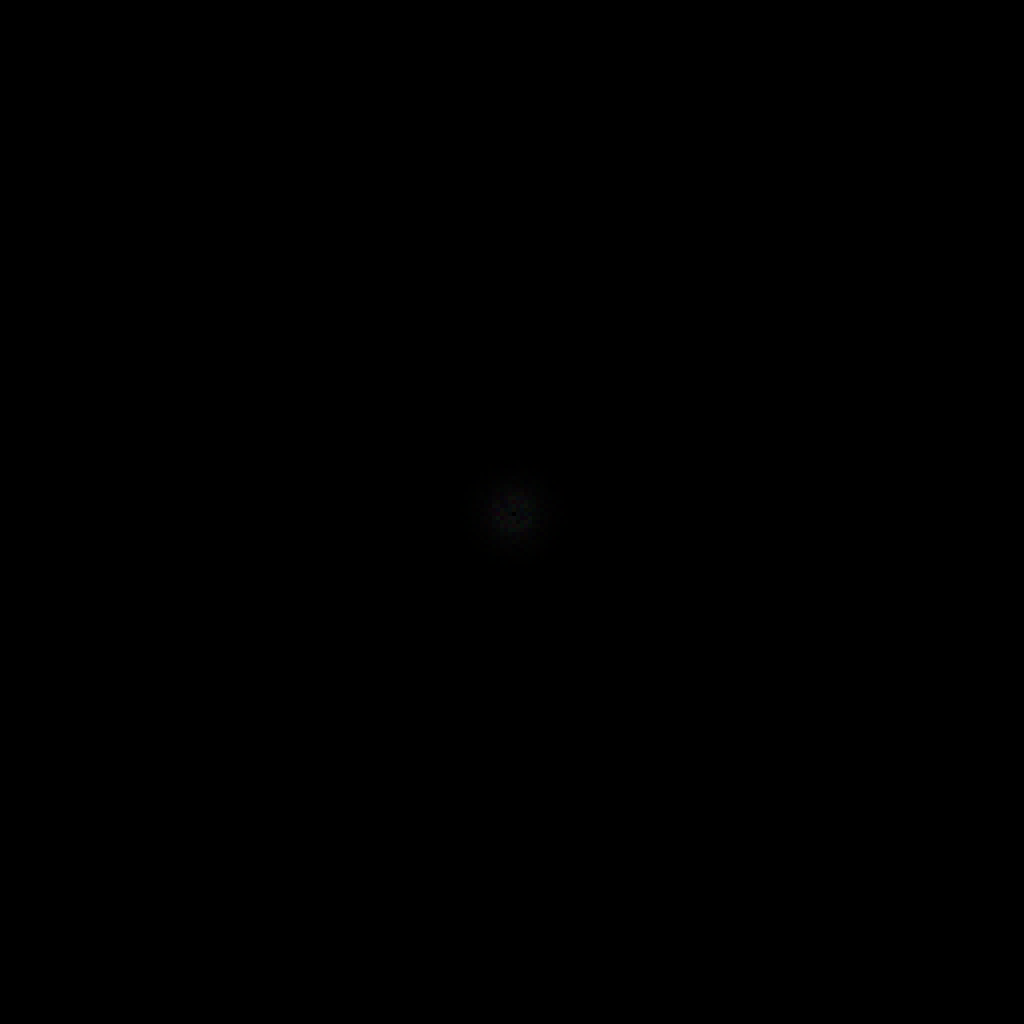
Frame 1 (no input)
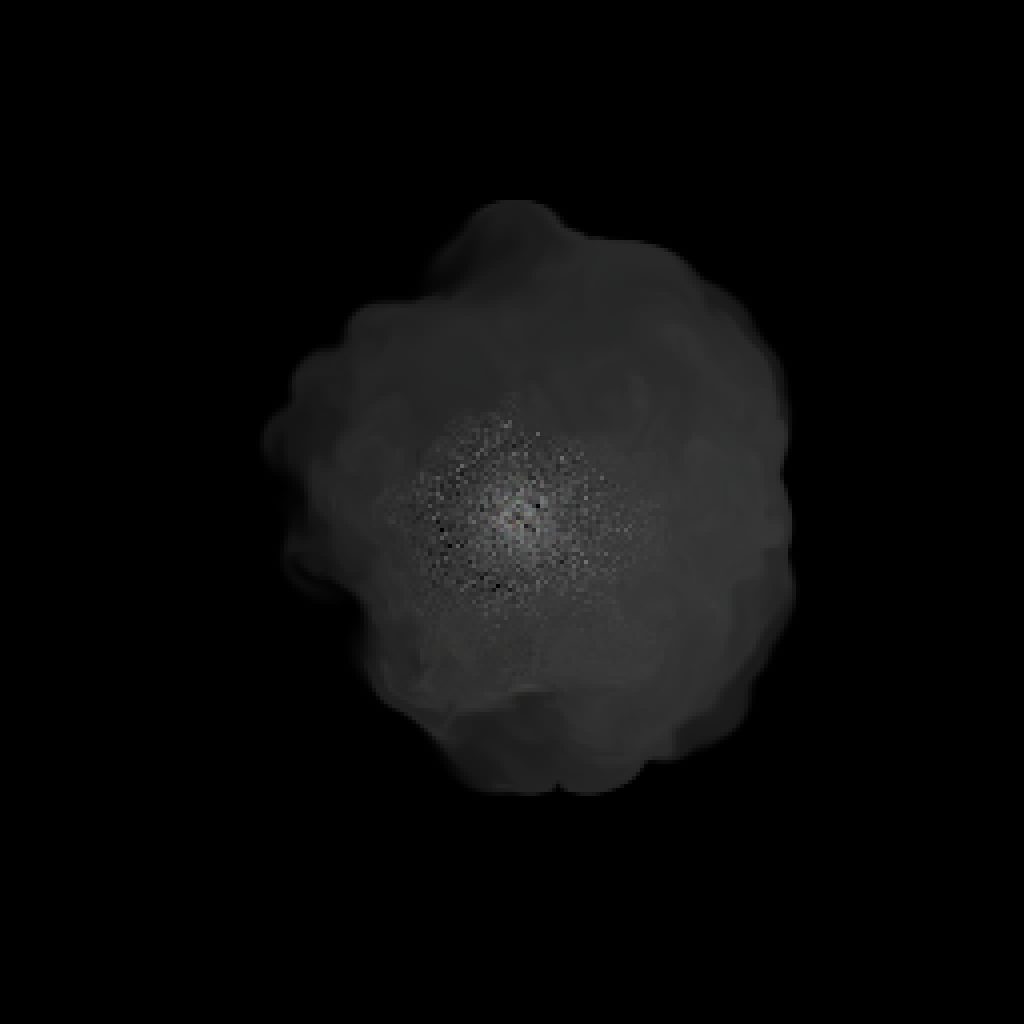
Frame 60 (the mouse pressed at the canvas centre just before this capture)
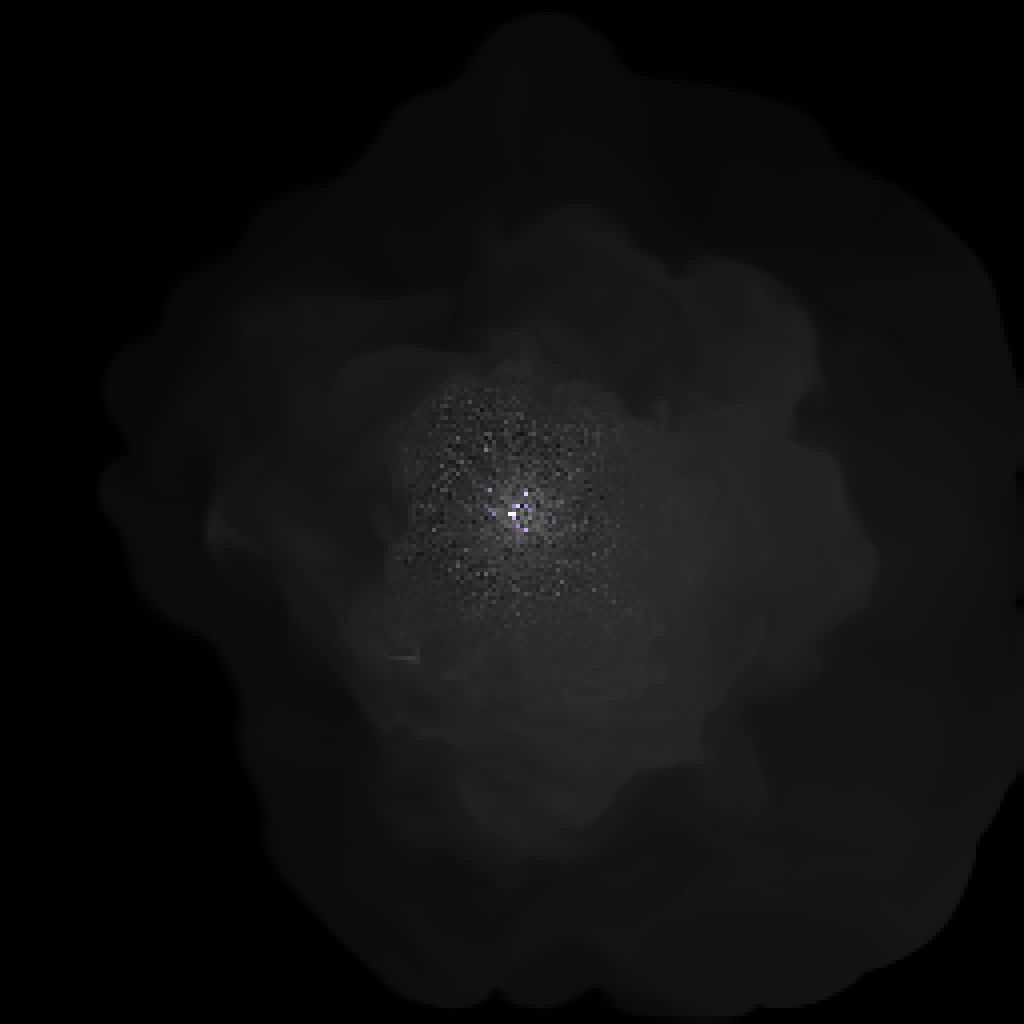
Frame 120 (the mouse held since frame 60 and released just before this capture)

The Processing sketch that drew these frames (run headless with seeded random() and noise(); from frame 60 on, the mouse is pressed at the canvas centre):

// Processing sketch: fluid_simulation_processing_java
// ── fluid_simulation_processing_java.pde
final int N = 256;
final int scale = 4;
final int iterations = 4;

Fluid2d fluid2;
Fluid3d fluid3;

final int dim = 2;

void settings() {
  size(N * scale, N * scale);
}

void setup() {
  if (dim == 2) {
    fluid2 = new Fluid2d(N, .000, 0., .1);
    fluid2.max = 1000000;
  }
  else fluid3 = new Fluid3d(N, .000, 0., .1);
}

Float lastX = null, lastY = null;
void mouseDragged() {
  if (true) {
    float r = noise(mouseX / scale, mouseY / scale, millis() / 100.);
    float g = noise(mouseX / scale + N, mouseY / scale, millis() / 100.);
    float b = noise(mouseX / scale + 2 * N, mouseY / scale, millis() / 100.);
    //System.out.println("("+r+","+g+","+b+")");
    if (dim == 2) fluid2.AddDensity(mouseX / scale, mouseY / scale, 1000 * r, 1000 * g, 1000 * b);
    else fluid3.AddDensity(mouseX / scale, mouseY / scale, N / 2, 1000 * r, 1000 * g, 1000 * b);
  }
  if (lastX != null) {
    float dx = (mouseX - lastX) / scale;
    float dy = (mouseY - lastY) / scale;
    //System.out.println("Offset (" + dx + "," + dy + ")");
    if (dim == 2) fluid2.AddVelocity(mouseX / scale, mouseY / scale, dx, dy);
    else fluid3.AddVelocity(mouseX / scale, mouseY / scale, N / 2, dx, dy, 0);
  }
  lastX = new Float(mouseX);
  lastY = new Float(mouseY);
}

final float r = 4;
final int R = 16;
final float S = .125;
void draw() {
  if (mousePressed) {
    float r = noise(mouseX / scale, mouseY / scale, millis() / 100.);
    float g = noise(mouseX / scale + N, mouseY / scale, millis() / 100.);
    float b = noise(mouseX / scale + 2 * N, mouseY / scale, millis() / 100.);
    //System.out.println("("+r+","+g+","+b+")");
    if (dim == 2) fluid2.AddDensity(mouseX / scale, mouseY / scale, 1000 * r, 1000 * g, 1000 * b);
    else fluid3.AddDensity(mouseX / scale, mouseY / scale, N / 2, 1000 * r, 1000 * g, 1000 * b);
  }
  for (int i = N / 2 - R; i <= N / 2 + R; i++)
    for (int j = N / 2 - R; j <= N / 2 + R; j++) {
      int x = i - N / 2;
      int y = j - N / 2;
      int m2 = x * x + y * y;
      if(m2 > R * R) continue;
      float m = sqrt(m2);
      float s = m2 == 0 ? 0 : S / max(r, m);
      if (dim == 2) {
        float r = noise(i, j, millis() / 100.);
        float g = noise(i + N, j, millis() / 100.);
        float b = noise(i + 2 * N, j, millis() / 100.);
        float d = 1024 * (s - S / R);
        fluid2.AddDensity(i, j, d * r, d * g, d * b);
        float dx = noise(i - 2 * N, j, millis() / 100.) - .46875;
        float dy = noise(i - N, j, millis() / 100.) - .46875;
        float D = 8;
        //s = 0;
        fluid2.AddVelocity(i, j, dx * D + s * x, dy * D + s * y);
      }
      else {
        //for (int k = N / 2 - R; k <= N / + R; k++) {
          float r = noise(i, j, millis() / 100.);
          float g = noise(i + N, j, millis() / 100.);
          float b = noise(i + 2 * N, j, millis() / 100.);
          fluid3.AddDensity(i, j, N / 2, 1000 * r, 1000 * g, 1000 * b);
        //}
      }
    }
  background(0);
  if (dim == 2) {
    fluid2.render(scale);
    fluid2.Step();
  } else {
    fluid3.render(scale);
    fluid3.Step();
  }
}

// ── Cube.pde
class Rect {
  
  public final int w, h;
  
  Rect(int N) {
    w = h = N;
  }
  
  Rect(int _w, int _h) {
    w = _w;
    h = _h;
  }
  
  int index(int x, int y) {
    if(x < 0) x = 0;
    if(y < 0) y = 0;
    if(x > w - 1) x = w - 1;
    if(y > h - 1) y = h - 1;
    return x + y * w;
  }
}

class Square extends Rect {
  
  public final int N;
  
  Square(int _N) {
    super(_N);
    N = _N;
  }
}

class Prism {
  
  public final int w, h, t;
  
  Prism(int N) {
    w = h = t = N;
  }
  
  Prism(int _w, int _h, int _t) {
    w = _w;
    h = _h;
    t = _t;
  }
  
  int index(int x, int y, int z) {
    if(x < 0) x = 0;
    if(y < 0) y = 0;
    if(z < 0) z = 0;
    if(x > w - 1) x = w - 1;
    if(y > h - 1) y = h - 1;
    if(z > t - 1) z = t - 1;
    return x + y * w + z * w * h;
  }
}

class Cube extends Prism {
  
  public final int N;
  
  Cube(int _N) {
    super(_N);
    N = _N;
  }
}

// ── Fluid2d.pde
class Fluid2d extends Square {
  int size;
  float dt;
  float diff;
  float visc;

  float[] s;
  float[] densityR;
  float[] densityG;
  float[] densityB;

  float[] Vx;
  float[] Vy;

  float[] Vx0;
  float[] Vy0;

  public float max;

  Fluid2d(int N, float diffusion, float viscosity, float _dt) {
    super(N);

    size = N;
    dt = _dt;
    diff = diffusion;
    visc = viscosity;

    s = new float[N * N/* * N*/];
    densityR = new float[N * N/* * N*/];
    densityG = new float[N * N/* * N*/];
    densityB = new float[N * N/* * N*/];

    Vx = new float[N * N/* * N*/];
    Vy = new float[N * N/* * N*/];

    Vx0 = new float[N * N/* * N*/];
    Vy0 = new float[N * N/* * N*/];

    max = 0;
  }

  void AddDensity(int x, int y, float amountR, float amountG, float amountB)
  {
    if (x >= N || y >= N) {
      System.out.println("AddDensity out of bounds");
      return;
    }
    int i = index(x, y);

    densityR[i] += amountR;
    densityG[i] += amountG;
    densityB[i] += amountB;
  }

  void AddDensity(int x, int y, float amount)
  {
    if (x >= N || y >= N) {
      System.out.println("AddDensity out of bounds");
      return;
    }
    int i = index(x, y);

    densityR[i] += amount;
    densityG[i] += amount;
    densityB[i] += amount;
  }

  void AddVelocity(int x, int y, float amountX, float amountY)
  {
    if (x >= N || y >= N) {
      System.out.println("AddVelocity out of bounds");
      return;
    }
    int i = index(x, y);

    Vx[i] += amountX;
    Vy[i] += amountY;
  }

  void lin_solve(int b, float[] x, float[] x0, float a, float c)
  {
    float cRecip = 1.0 / c;
    for (int k = 0; k < iterations; k++) {
      for (int j = 1; j < N - 1; j++) {
        for (int i = 1; i < N - 1; i++) {
          x[index(i, j/*, m*/)] =
            (x0[index(i, j/*, m*/)]
            + a*(    x[index(i+1, j  /*, m  */)]
            +x[index(i-1, j  /*, m  */)]
            +x[index(i, j+1/*, m  */)]
            +x[index(i, j-1/*, m  */)]
            +x[index(i, j  /*, m+1*/)]
            +x[index(i, j  /*, m-1*/)]
            )) * cRecip;
        }
      }
      set_bnd(b, x);
    }
  }

  float total(float[] x)
  {
    float total = 0;
    for (int j = 1; j < N - 1; j++)
      for (int i = 1; i < N - 1; i++)
        total += x[index(i, j)];
    return total;
  }

  void set_bnd(int b, float[] x)
  {
    for (int i = 1; i < N - 1; i++) {
      x[index(i, 0  /*, k*/)] = b == 2 ? -x[index(i, 1  /*, k*/)] : x[index(i, 1  /*, k*/)];
      x[index(i, N-1/*, k*/)] = b == 2 ? -x[index(i, N-2/*, k*/)] : x[index(i, N-2/*, k*/)];
    }
    for (int j = 1; j < N - 1; j++) {
      x[index(0, j/*, k*/)] = b == 1 ? -x[index(1, j/*, k*/)] : x[index(1, j/*, k*/)];
      x[index(N-1, j/*, k*/)] = b == 1 ? -x[index(N-2, j/*, k*/)] : x[index(N-2, j/*, k*/)];
    }

    x[index(0, 0/*, 0*/)]       = 0.33f * (x[index(1, 0/*, 0*/)]
      + x[index(0, 1/*, 0*/)]
      + x[index(0, 0/*, 1*/)]);
    x[index(0, N-1/*, 0*/)]     = 0.33f * (x[index(1, N-1/*, 0*/)]
      + x[index(0, N-2/*, 0*/)]
      + x[index(0, N-1/*, 1*/)]);
    x[index(N-1, 0/*, 0*/)]     = 0.33f * (x[index(N-2, 0/*, 0*/)]
      + x[index(N-1, 1/*, 0*/)]
      + x[index(N-1, 0/*, 1*/)]);
    x[index(N-1, N-1/*, 0*/)]   = 0.33f * (x[index(N-2, N-1/*, 0*/)]
      + x[index(N-1, N-2/*, 0*/)]
      + x[index(N-1, N-1/*, 1*/)]);
  }

  void diffuse (int b, float[] x, float[] x0, float diff)
  {
    float a = dt * diff * (N - 2) * (N - 2);
    lin_solve(b, x, x0, a, 1 + 6 * a);
  }

  void project(float[] velocX, float[] velocY/*, float[] velocZ*/, float[] p, float[] div)
  {
    //for (int k = 1; k < N - 1; k++) {
    for (int j = 1; j < N - 1; j++) {
      for (int i = 1; i < N - 1; i++) {
        div[index(i, j/*, k*/)] = -0.5f*(
          velocX[index(i+1, j  /*, k  */)]
          -velocX[index(i-1, j  /*, k  */)]
          +velocY[index(i, j+1/*, k  */)]
          -velocY[index(i, j-1/*, k  */)]
          )/N;
        p[index(i, j/*, k*/)] = 0;
      }
    }
    //}
    set_bnd(0, div); 
    set_bnd(0, p);
    lin_solve(0, p, div, 1, 6);

    for (int j = 1; j < N - 1; j++) {
      for (int i = 1; i < N - 1; i++) {
        velocX[index(i, j/*, k*/)] -= 0.5f * (  p[index(i+1, j/*, k*/)]
          -p[index(i-1, j/*, k*/)]) * N;
        velocY[index(i, j/*, k*/)] -= 0.5f * (  p[index(i, j+1/*, k*/)]
          -p[index(i, j-1/*, k*/)]) * N;
        //velocZ[index(i, j/*, k*/)] -= 0.5f * (  p[index(i, j/*, k+1*/)]
        //                                -p[index(i, j/*, k-1*/)]) * N;
      }
    }
    set_bnd(1, velocX);
    set_bnd(2, velocY);
    //set_bnd(3, velocZ);
  }

  void advect(int b, float[] d, float[] d0, float[] velocX, float[] velocY/*, float[] velocZ*/)
  {
    float i0, i1, j0, j1;//, k0, k1;

    float dtx = dt * (N - 2);
    float dty = dt * (N - 2);
    //float dtz = dt * (N - 2);

    float s0, s1, t0, t1;//, u0, u1;
    float tmp1, tmp2/*, tmp3*/, x, y;//, z;

    float Nfloat = N;
    float ifloat, jfloat;//, kfloat;
    int i, j;//, k;

    //for(k = 1, kfloat = 1; k < N - 1; k++, kfloat++) {
    for (j = 1, jfloat = 1; j < N - 1; j++, jfloat++) { 
      for (i = 1, ifloat = 1; i < N - 1; i++, ifloat++) {
        tmp1 = dtx * velocX[index(i, j/*, k*/)];
        tmp2 = dty * velocY[index(i, j/*, k*/)];
        //tmp3 = dtz * velocZ[index(i, j/*, k*/)];
        x    = ifloat - tmp1; 
        y    = jfloat - tmp2;
        //z    = kfloat - tmp3;

        if (x < 0.5f) x = 0.5f; 
        if (x > Nfloat - 0.5f) x = Nfloat - 0.5f; 
        i0 = floor(x); 
        i1 = i0 + 1.0f;
        if (y < 0.5f) y = 0.5f; 
        if (y > Nfloat - 0.5f) y = Nfloat - 0.5f; 
        j0 = floor(y);
        j1 = j0 + 1.0f; 
        //if(z < 0.5f) z = 0.5f;
        //if(z > Nfloat + 0.5f) z = Nfloat + 0.5f;
        //k0 = floorf(z);
        //k1 = k0 + 1.0f;

        s1 = x - i0; 
        s0 = 1.0f - s1; 
        t1 = y - j0; 
        t0 = 1.0f - t1;
        //u1 = z - k0;
        //u0 = 1.0f - u1;

        int i0i = (int) i0;
        int i1i = (int) i1;
        int j0i = (int) j0;
        int j1i = (int) j1;
        //int k0i = (int) k0;
        //int k1i = (int) k1;

        d[index(i, j/*, k*/)] = 

        /*
                      s0 * ( t0 * (u0 * d0[index(i0i, j0i, k0i)]
         +u1 * d0[index(i0i, j0i, k1i)])
         +( t1 * (u0 * d0[index(i0i, j1i, k0i)]
         +u1 * d0[index(i0i, j1i, k1i)])))
         +s1 * ( t0 * (u0 * d0[index(i1i, j0i, k0i)]
         +u1 * d0[index(i1i, j0i, k1i)])
         +( t1 * (u0 * d0[index(i1i, j1i, k0i)]
         +u1 * d0[index(i1i, j1i, k1i)])));
         */

          s0 * ( t0 * d0[index(i0i, j0i)]
          +( t1 * d0[index(i0i, j1i)]))
          +s1 * ( t0 * d0[index(i1i, j0i)]
          +( t1 * d0[index(i1i, j1i)]));
      }
    }
    //}
    set_bnd(b, d);
  }

  void limit(float[] x, float t, float l) {
    if (max <= 0.01 || t < l)
      return;
    float rate = l / t;
    for (int i = 0; i < N - 1; i++)
      for (int j = 0; j < N - 1; j++) {
        int ind = index(i, j);
        x[ind] *= rate;
      }
  }

  void cool() {
    for (int i = 0; i < N - 1; i++)
      for (int j = 0; j < N - 1; j++) {
        int ind = index(i, j);
        densityR[ind] *= densityB[ind];
      }
  }

  void Step()
  {
    diffuse(1, Vx0, Vx, visc);
    diffuse(2, Vy0, Vy, visc);
    // diffuse(3, Vz0, Vz, visc, dt);

    project(Vx0, Vy0/*, Vz0*/, Vx, Vy);

    advect(1, Vx, Vx0, Vx0, Vy0/*, Vz0*/);
    advect(2, Vy, Vy0, Vx0, Vy0/*, Vz0*/);
    //advect(3, Vz, Vz0, Vx0, Vy0, Vz0);

    project(Vx, Vy/*, Vz*/, Vx0, Vy0);

    diffuse(0, s, densityR, diff);
    advect(0, densityR, s, Vx, Vy/*, Vz*/);
    diffuse(0, s, densityG, diff);
    advect(0, densityG, s, Vx, Vy/*, Vz*/);
    diffuse(0, s, densityB, diff);
    advect(0, densityB, s, Vx, Vy/*, Vz*/);

    float t = total(densityR);
    limit(densityR, t, max);
    limit(densityG, t, max);
    limit(densityB, t, max);
    //cool();
  }

  void render(int scale) {
    for (int i = 0; i < N; i++)
      for (int j = 0; j < N; j++) {
        float x = i * scale;
        float y = j * scale;
        int in = index(i, j);
        fill(densityR[in], densityG[in], densityB[in]);
        noStroke();
        square(x, y, scale);
      }
  }
}

// ── Fluid3d.pde
class Fluid3d extends Cube {
  int size;
  float dt;
  float diff;
  float visc;

  float[] s;
  float[] densityR;
  float[] densityG;
  float[] densityB;

  float[] Vx;
  float[] Vy;
  float[] Vz;

  float[] Vx0;
  float[] Vy0;
  float[] Vz0;
  
  float total;
  public float max;

  Fluid3d(int N, float diffusion, float viscosity, float _dt) {
    super(N);

    size = N;
    dt = _dt;
    diff = diffusion;
    visc = viscosity;

    s = new float[N * N * N];
    densityR = new float[N * N * N];
    densityG = new float[N * N * N];
    densityB = new float[N * N * N];

    Vx = new float[N * N * N];
    Vy = new float[N * N * N];
    Vz = new float[N * N * N];

    Vx0 = new float[N * N * N];
    Vy0 = new float[N * N * N];
    Vz0 = new float[N * N * N];
    
    max = 0;
  }

  void AddDensity(int x, int y, int z, float amountR, float amountG, float amountB)
  {
    if (x >= N || y >= N) {
      System.out.println("AddDensity out of bounds");
      return;
    }
    int i = index(x, y, z);

    densityR[i] += amountR;
    densityG[i] += amountG;
    densityB[i] += amountB;
  }

  void AddDensity(int x, int y, int z, float amount)
  {
    if (x >= N || y >= N) {
      System.out.println("AddDensity out of bounds");
      return;
    }
    int i = index(x, y, z);

    densityR[i] += amount;
    densityG[i] += amount;
    densityB[i] += amount;
  }

  void AddVelocity(int x, int y, int z, float amountX, float amountY, float amountZ)
  {
    if (x >= N || y >= N) {
      System.out.println("AddVelocity out of bounds");
      return;
    }
    int i = index(x, y, z);

    Vx[i] += amountX;
    Vy[i] += amountY;
    Vz[i] += amountZ;
  }

  void lin_solve(int b, float[] x, float[] x0, float a, float c)
  {
    total = 0;
    float cRecip = 1.0 / c;
    for (int k = 0; k < iterations; k++) {
      for (int m = 1; m < N - 1; m++) {
        for (int j = 1; j < N - 1; j++) {
          for (int i = 1; i < N - 1; i++) {
            x[index(i, j, m)] =
              (x0[index(i, j, m)]
              + a*(    x[index(i+1, j, m  )]
              +x[index(i-1, j, m  )]
              +x[index(i, j+1, m  )]
              +x[index(i, j-1, m  )]
              +x[index(i, j, m+1)]
              +x[index(i, j, m-1)]
              )) * cRecip;
            if(k == iterations - 1) total += x[index(i, j, m)];
          }
        }
      }
      set_bnd(b, x);
    }
  }

  void set_bnd(int b, float[] x)
  {
    for (int j = 1; j < N - 1; j++) {
      for (int i = 1; i < N - 1; i++) {
        x[index(i, j, 0  )] = b == 3 ? -x[index(i, j, 1  )] : x[index(i, j, 1  )];
        x[index(i, j, N-1)] = b == 3 ? -x[index(i, j, N-2)] : x[index(i, j, N-2)];
      }
    }
    for (int k = 1; k < N - 1; k++) {
      for (int i = 1; i < N - 1; i++) {
        x[index(i, 0, k)] = b == 2 ? -x[index(i, 1, k)] : x[index(i, 1, k)];
        x[index(i, N-1, k)] = b == 2 ? -x[index(i, N-2, k)] : x[index(i, N-2, k)];
      }
    }
    for (int k = 1; k < N - 1; k++) {
      for (int j = 1; j < N - 1; j++) {
        x[index(0, j, k)] = b == 1 ? -x[index(1, j, k)] : x[index(1, j, k)];
        x[index(N-1, j, k)] = b == 1 ? -x[index(N-2, j, k)] : x[index(N-2, j, k)];
      }
    }

    x[index(0, 0, 0)]       = 0.33f * (x[index(1, 0, 0)]
      + x[index(0, 1, 0)]
      + x[index(0, 0, 1)]);
    x[index(0, N-1, 0)]     = 0.33f * (x[index(1, N-1, 0)]
      + x[index(0, N-2, 0)]
      + x[index(0, N-1, 1)]);
    x[index(0, 0, N-1)]     = 0.33f * (x[index(1, 0, N-1)]
      + x[index(0, 1, N-1)]
      + x[index(0, 0, N)]);
    x[index(0, N-1, N-1)]   = 0.33f * (x[index(1, N-1, N-1)]
      + x[index(0, N-2, N-1)]
      + x[index(0, N-1, N-2)]);
    x[index(N-1, 0, 0)]     = 0.33f * (x[index(N-2, 0, 0)]
      + x[index(N-1, 1, 0)]
      + x[index(N-1, 0, 1)]);
    x[index(N-1, N-1, 0)]   = 0.33f * (x[index(N-2, N-1, 0)]
      + x[index(N-1, N-2, 0)]
      + x[index(N-1, N-1, 1)]);
    x[index(N-1, 0, N-1)]   = 0.33f * (x[index(N-2, 0, N-1)]
      + x[index(N-1, 1, N-1)]
      + x[index(N-1, 0, N-2)]);
    x[index(N-1, N-1, N-1)] = 0.33f * (x[index(N-2, N-1, N-1)]
      + x[index(N-1, N-2, N-1)]
      + x[index(N-1, N-1, N-2)]);
  }

  void diffuse (int b, float[] x, float[] x0, float diff)
  {
    float a = dt * diff * (N - 2) * (N - 2);
    lin_solve(b, x, x0, a, 1 + 6 * a);
  }

  void project(float[] velocX, float[] velocY, float[] velocZ, float[] p, float[] div)
  {
    for (int k = 1; k < N - 1; k++) {
      for (int j = 1; j < N - 1; j++) {
        for (int i = 1; i < N - 1; i++) {
          div[index(i, j, k)] = -0.5f*(
            velocX[index(i+1, j, k  )]
            -velocX[index(i-1, j, k  )]
            +velocY[index(i, j+1, k  )]
            -velocY[index(i, j-1, k  )]
            +velocZ[index(i, j, k+1)]
            -velocZ[index(i, j, k-1)]
            )/N;
          p[index(i, j, k)] = 0;
        }
      }
    }
    set_bnd(0, div); 
    set_bnd(0, p);
    lin_solve(0, p, div, 1, 6);

    for (int k = 1; k < N - 1; k++) {
      for (int j = 1; j < N - 1; j++) {
        for (int i = 1; i < N - 1; i++) {
          velocX[index(i, j, k)] -= 0.5f * (  p[index(i+1, j, k)]
            -p[index(i-1, j, k)]) * N;
          velocY[index(i, j, k)] -= 0.5f * (  p[index(i, j+1, k)]
            -p[index(i, j-1, k)]) * N;
          velocZ[index(i, j, k)] -= 0.5f * (  p[index(i, j, k+1)]
            -p[index(i, j, k-1)]) * N;
        }
      }
    }
    set_bnd(1, velocX);
    set_bnd(2, velocY);
    set_bnd(3, velocZ);
  }

  void advect(int b, float[] d, float[] d0, float[] velocX, float[] velocY, float[] velocZ)
  {
    float i0, i1, j0, j1, k0, k1;

    float dtx = dt * (N - 2);
    float dty = dt * (N - 2);
    float dtz = dt * (N - 2);

    float s0, s1, t0, t1, u0, u1;
    float tmp1, tmp2, tmp3, x, y, z;

    float Nfloat = N;
    float ifloat, jfloat, kfloat;
    int i, j, k;

    for (k = 1, kfloat = 1; k < N - 1; k++, kfloat++) {
      for (j = 1, jfloat = 1; j < N - 1; j++, jfloat++) { 
        for (i = 1, ifloat = 1; i < N - 1; i++, ifloat++) {
          tmp1 = dtx * velocX[index(i, j, k)];
          tmp2 = dty * velocY[index(i, j, k)];
          tmp3 = dtz * velocZ[index(i, j, k)];
          x    = ifloat - tmp1; 
          y    = jfloat - tmp2;
          z    = kfloat - tmp3;

          if (x < 0.5f) x = 0.5f; 
          if (x > Nfloat - 0.5f) x = Nfloat - 0.5f; 
          i0 = floor(x); 
          i1 = i0 + 1.0f;
          if (y < 0.5f) y = 0.5f; 
          if (y > Nfloat - 0.5f) y = Nfloat - 0.5f; 
          j0 = floor(y);
          j1 = j0 + 1.0f; 
          if (z < 0.5f) z = 0.5f;
          if (z > Nfloat - 0.5f) z = Nfloat - 0.5f;
          k0 = floor(z);
          k1 = k0 + 1.0f;

          s1 = x - i0; 
          s0 = 1.0f - s1; 
          t1 = y - j0; 
          t0 = 1.0f - t1;
          u1 = z - k0;
          u0 = 1.0f - u1;

          int i0i = (int) i0;
          int i1i = (int) i1;
          int j0i = (int) j0;
          int j1i = (int) j1;
          int k0i = (int) k0;
          int k1i = (int) k1;

          d[index(i, j, k)] = 

            s0 * ( t0 * (u0 * d0[index(i0i, j0i, k0i)]
            +u1 * d0[index(i0i, j0i, k1i)])
            +( t1 * (u0 * d0[index(i0i, j1i, k0i)]
            +u1 * d0[index(i0i, j1i, k1i)])))
            +s1 * ( t0 * (u0 * d0[index(i1i, j0i, k0i)]
            +u1 * d0[index(i1i, j0i, k1i)])
            +( t1 * (u0 * d0[index(i1i, j1i, k0i)]
            +u1 * d0[index(i1i, j1i, k1i)])));
        }
      }
    }
    set_bnd(b, d);
  }
  
  void limit() {
    if(max <= 0.01)
      return;
    //for(
  }

  void Step()
  {
    diffuse(1, Vx0, Vx, visc);
    diffuse(2, Vy0, Vy, visc);
    diffuse(3, Vz0, Vz, visc);

    project(Vx0, Vy0, Vz0, Vx, Vy);

    advect(1, Vx, Vx0, Vx0, Vy0, Vz0);
    advect(2, Vy, Vy0, Vx0, Vy0, Vz0);
    advect(3, Vz, Vz0, Vx0, Vy0, Vz0);

    project(Vx, Vy, Vz, Vx0, Vy0);

    diffuse(0, s, densityR, diff);
    advect(0, densityR, s, Vx, Vy, Vz);
    diffuse(0, s, densityG, diff);
    advect(0, densityG, s, Vx, Vy, Vz);
    diffuse(0, s, densityB, diff);
    advect(0, densityB, s, Vx, Vy, Vz);
    
    limit();
  }

  void render(int scale) {
    for (int i = 0; i < N; i++)
      for (int j = 0; j < N; j++) {
        float x = i * scale;
        float y = j * scale;
        float r = 0, g = 0, b = 0;
        for(int k = 0; k < N; k++) {
          int in = index(i, j, k);
          r += densityR[in];
          g += densityG[in];
          b += densityB[in];
        }
        
        fill(r / N, g / N, b / N);
        noStroke();
        square(x, y, scale);
      }
  }
}
